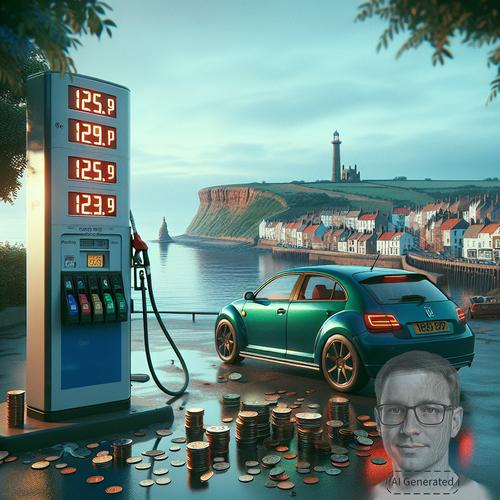

The Python source for this figure:
"""Code to create webpage content"""

import json
import logging
import os
import tempfile
from datetime import datetime, timezone
from io import BytesIO

import boto3
from botocore.exceptions import ClientError, EndpointConnectionError
from functions import newsai
from PIL import Image

# from datetime import datetime, timezone


if len(logging.getLogger().handlers) > 0:
    logging.getLogger().setLevel(logging.INFO)
else:
    logging.basicConfig(level=logging.INFO)


editerai = newsai.AWSai(region="eu-west-2")


def resize_and_save_image(image, width=None, size=None, s3info=None):
    """Resize the image"""
    img_resiz = image
    if width:
        w_percent = width / float(image.size[0])
        h_size = int((float(image.size[1]) * float(w_percent)))
        img_resiz = image.resize(
            (width, h_size), Image.Resampling.LANCZOS  # pylint: disable=E1101
        )
    elif size:
        img_resiz = image.resize(
            size, Image.Resampling.LANCZOS
        )  # pylint: disable=E1101
    if s3info is None:
        logging.info("NO s3 returning image")
        return img_resiz
    s3_client = boto3.client("s3")
    with BytesIO() as output:
        img_resiz.save(output, format="JPEG")
        s3_client.put_object(
            Bucket=s3info["bucket"],
            Key=s3info["key"],
            Body=output.getvalue(),
        )
    return True


def watermark_image(imagedata):
    """Watermark the image with transparency and resizing"""
    # Open the watermark image
    watermark = Image.open("watermark.png").convert("RGBA")

    # Resize the watermark to 20% of the original image size
    watermark_width = int(imagedata.size[0] * 0.3)
    watermark_height = int(imagedata.size[1] * 0.3)
    watermark = watermark.resize(
        (watermark_width, watermark_height), Image.Resampling.LANCZOS
    )

    # Make the watermark 70% transparent
    watermark_alpha = watermark.split()[3]  # Extract the alpha channel
    watermark_alpha = watermark_alpha.point(
        lambda p: int(p * 0.7)
    )  # Reduce opacity to 70%
    watermark.putalpha(watermark_alpha)

    # Calculate position for bottom-right corner
    position = (
        imagedata.size[0] - watermark.size[0],
        imagedata.size[1] - watermark.size[1],
    )

    # Create a new image with an alpha channel to combine the watermark
    transparent = Image.new("RGBA", imagedata.size, (0, 0, 0, 0))
    transparent.paste(imagedata.convert("RGBA"), (0, 0))
    transparent.paste(watermark, position, watermark)

    # Return the final image
    return transparent.convert("RGB")


def make_story_post(json_story):
    """Makes the markdown story post"""
    # Write Markdown content to a temporary file
    story_data = json_story["picked_article"]
    ai_data = json_story["ai_img"]
    editedstory = editerai.alter_story(story_data["content"])
    story_data["ai_description"] = editedstory["body"]
    published_at = json_story["picked_article"]["publishedAt"]

    with tempfile.NamedTemporaryFile(delete=False, suffix=".md") as tmp_file:
        tmp_file_path = tmp_file.name

    logging.info("Temp Path file %s", str(tmp_file_path))

    keywords="testAI"
    coverimg=f'images/{story_data["eventid"]}/main.jpg'
    with open(tmp_file_path, "w", encoding="utf-8") as tmpmd:
        story_data['title'] = str(story_data['title']).replace("'","")
        formated_pub_date = datetime.fromisoformat(
            published_at.replace("Z", "+00:00")
        ).strftime("%d/%m/%Y %I:%M %p")
        tmpmd.write("+++\n")
        tmpmd.write(f"title = '{story_data['title']}'\n")
        tmpmd.write(f"id ='{json_story.get('eventid')}'\n")
        tmpmd.write(f"story_date = '{published_at}'\n")
        tmpmd.write(f"date = '{datetime.now(timezone.utc).astimezone().isoformat()}'\n")
        tmpmd.write("draft = false\n")
        tmpmd.write(f"author = '{story_data['author']}'\n")
        tmpmd.write(f"source = '{story_data['source']}'\n")
        tmpmd.write(f"keywords = '{keywords}'\n")
        tmpmd.write(f"cover = '{coverimg}'\n")
        tmpmd.write("+++\n")
        tmpmd.write("## About the story\n\n")
        tmpmd.write(f"- Story Source: [{story_data['source']}]({story_data['url']})\n")
        tmpmd.write(f"- Story Author: {story_data['author']}\n")
        tmpmd.write(f"- Published Date: {formated_pub_date}\n")
        tmpmd.write(
            f"- Picked Date: {datetime.now(timezone.utc).astimezone().strftime('%d/%m/%Y %I:%M %p')}\n"
        )
        tmpmd.write("\n")
        tmpmd.write(f"{story_data['ai_description']}\n")
        tmpmd.write("\n")
        tmpmd.write("\n")
        tmpmd.write("\n## AI info for image\n\n")
        tmpmd.write(f"- Image Model used: {ai_data['img_model']}\n")
        tmpmd.write(f"- Promt Model used: {ai_data['promt_model']}\n")
        tmpmd.write("\n")
        tmpmd.write("\n### Promt Used\n")
        tmpmd.write(f"{ai_data['promt']}\n")
        tmpmd.write("\n")
        tmpmd.write(
            f"\n## AI info for Story (Total: {story_data['aiscore']['score']})\n"
        )
        tmpmd.write("\n")
        tmpmd.write("\n")

        for aiscore in story_data["aiscore"]["response"]:
            tmpmd.write(f"- Model {aiscore['model_id']} Scored {aiscore['score']}\n\n")
    return tmp_file_path


# main code
def lambda_handler(event, context):  # pylint: disable=W0613,R1710
    """Main lambda handler Where it all starts"""
    # Defult Return info
    result = {
        "statusCode": 200,
        "body": json.dumps("Hello from Lambda!"),
    }
    try:

        # Returns the ssm prmater for all info
        ssm_client = boto3.client("ssm", region_name=os.getenv("region") or "eu-west-2")
        ssm_data = json.loads(
            ssm_client.get_parameter(
                Name=os.getenv("SSM_PARAMETER_NAME") or "/newsaiimg/dev/settings",
                WithDecryption=True,
            )["Parameter"]["Value"]
        )
        s3_client = boto3.client("s3")
        logging.info(
            "Getting josn data: %s",
            f"s3://{ssm_data['ais3bucket']}/aiimg/{event.get('event_id')}/main.json",
        )
        json_data = json.loads(
            s3_client.get_object(
                Bucket=ssm_data["ais3bucket"],
                Key=f"aiimg/{event.get('event_id')}/main.json",
            )["Body"]
            .read()
            .decode("utf-8")
        )
        logging.info(
            "Getting image data: %s",
            f"s3://{ssm_data['ais3bucket']}/aiimg/{event.get('event_id')}/newsimage.png",
        )
        news_image = Image.open(
            BytesIO(
                s3_client.get_object(
                    Bucket=ssm_data["ais3bucket"],
                    Key=f"aiimg/{event.get('event_id')}/newsimage.png",
                )["Body"].read()
            )
        )
        # Save the image to a test file
        resize_and_save_image(
            image=watermark_image(news_image),
            width=500,
            s3info={
                "bucket": ssm_data["ais3bucket"],
                "key": f"website/content/images/{json_data.get('eventid')}/main.jpg",
            },
        )
        resize_and_save_image(
            image=news_image,
            width=70,
            s3info={
                "bucket": ssm_data["ais3bucket"],
                "key": f"website/content/images/{json_data.get('eventid')}/thum.jpg",
            },
        )
        logging.info("AI the story info")
        # Upload the temporary file to S3
        with open(make_story_post(json_data), "rb") as tmp_file:
            s3_client.put_object(
                Bucket=ssm_data["ais3bucket"],
                Key=f"website/content/post/{json_data.get('eventid')}.md",
                Body=tmp_file,
            )

    # Error handeling
    except EndpointConnectionError as e:
        logging.error("Endpoint connection error: %s", str(e))
        result["statusCode"] = 500
        result["error"] = json.dumps({"error": "Endpoint connection error"})
    except ClientError as e:
        logging.error("Client error: %s", str(e))
        result["statusCode"] = 500
        result["error"] = json.dumps({"error": "Client error"})
    # Return the result
    return result
